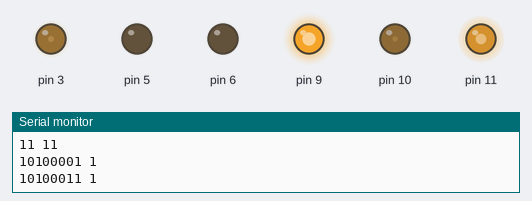
A sketch run on a simulated Arduino Uno, built with avr-gcc and run on an emulated ATmega328P. Parts: output pins drawn as LEDs (lit = HIGH), the last lines printed to the serial monitor. Random numbers use the default seed unless the sketch sets one.

Above: at 0.1 s.
At 5.1 s:
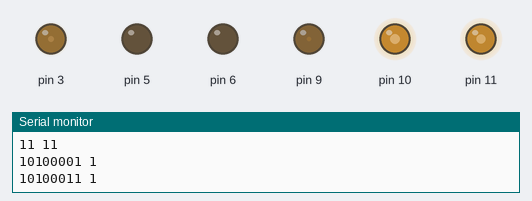
At 9.1 s:
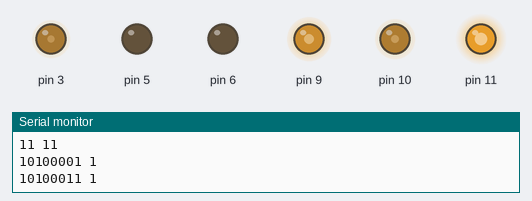
At 19.1 s:
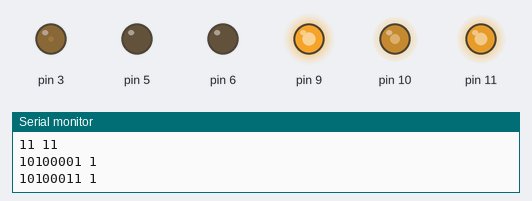
At 28.1 s:
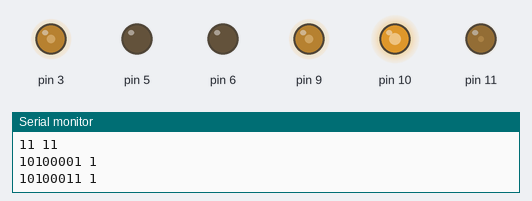
At 38.1 s:
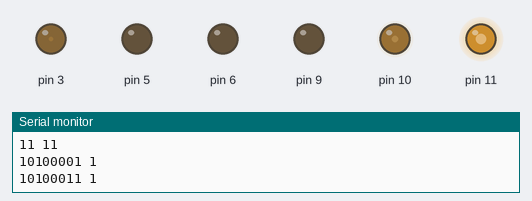
Timing chart, 0 to 40.0 s (numbered marks = the images above):
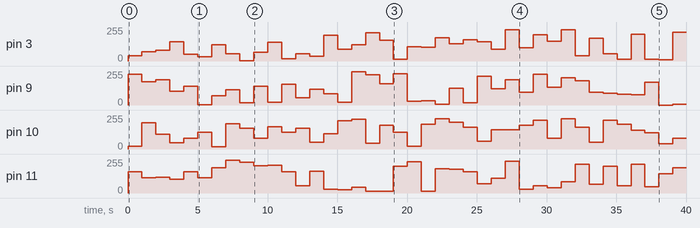

Measured:
- by itself, pin 9: 0/255 → 232/255 at 0.00 s, → 175/255 1.0 s later, → 188/255 1.0 s later, → 102/255 1.0 s later, … (40 changes in this stretch)
- by itself, pin 10: 0/255 → 19/255 at 0.00 s, → 197/255 1.0 s later, → 109/255 1.0 s later, → 47/255 1.0 s later, … (40 changes in this stretch)
- by itself, pin 11: 0/255 → 158/255 at 0.00 s, → 114/255 1.0 s later, → 120/255 1.0 s later, → 102/255 1.0 s later, … (40 changes in this stretch)

The sketch:

dual_pwm_register_manipulation.ino
```cpp
void setup()
{
    Serial.begin(9600);
    pinMode(5,OUTPUT);
    pinMode(6,OUTPUT);
    pinMode(3,OUTPUT);
    pinMode(11,OUTPUT);
    pinMode(9,OUTPUT);
    pinMode(10,OUTPUT);


    /*Prescaler values:
    CSn2  CSn1  CSn0 (n = port 0,1 or 2)
    0     0     1     No Prescaler
    0     1     0     /8
    0     1     1     /64 (arduino default)
    1     0     0     /256
    1     0     1     /1024
    1     1     0     Using external clock on falling edge
    1     1     1     Using external clock on rising edge.

    16000000 Hz/(64*256)=976Hz (fast mode with prescaler 64), so within the audible range.
    16000000 Hz/510)=31372Hz (phase correct pwm mode with no prescaler), outside of the audible range.


    * |TCCR0A                                                     ||TCCR0B                                                    ||
    * |COM0A1 |COM0A0 |COM0B1 |COM0B0 | --- | --- | WGM01 | WGM00 ||FOC0A | FOC0B | --- | --- | WGM02 | CS02  | CS01  | CS00  ||
    */

    //IF possible dont change TCCR0A and TCCR0B as they affect the system clock.
    //TCCR0A = B10100011;  //Setting COM0A1,COM0A0, COM0B1, COM0B0 to 10 and 10 for Clear on compare, set to bottom.
                                              //And the WGM01 and WGM00 bits to 11 for Fast PWM
    //TCCR0B = TCCR0B & B11111000 | B00000011; // Setting the CS00, CS01, and CS02 bits for Prescaler /64
/*
 * Binary (Logic) AND (&) and OR (|)
      B10101010       B10100000
    & B11110000     | B00000011
    -----------     -----------
    = B10100000     = B10100011
*/

    /*======================
    * |TCCR1A                                                     ||TCCR1B                                                      ||
    * |COM1A1 |COM1A0 |COM1B1 |COM1B0 | --- | --- | WGM11 | WGM10 ||ICNC1 | ICES1 | --- | WGM13 | WGM12 | CS12  | CS11  | CS10  ||
    *
    */

    TCCR1A = B10100001;  //Setting COM0A1,COM0A0, COM0B1, COM0B0 to 10 and 10 for Clear on compare set to bottom. And the WGM11 and WGM10 bits to 01 (along with WGM12 and WGM13 set to 00 in TCCR1B) for Phase correct PWM, 8 bit. (32kHz)
//                v- set to 1 for 8 bit Fast PWM (64kHz)
    TCCR1B = B00000001; // Setting the WGM12 and WGM13 to 00 (see comments for TCCR1A above), and CS00, CS01, and CS02 bits for Prescaler /1 (001)

    /*======================
    * |TCCR2A                                                     ||TCCR2B                                                    ||
    * |COM2A1 |COM2A0 |COM2B1 |COM2B0 | --- | --- | WGM21 | WGM20 ||FOC2A | FOC2B | --- | --- | WGM22 | CS22  | CS21  | CS20  ||
    *
    */
    TCCR2A = B10100011;  //Setting COM0A1,COM0A0, COM0B1, COM0B0 to 10 and 10 for Clear on compare set to bottom.
                                              //And the WGM01 and WGM00 bits to 11
    TCCR2B = TCCR2B & B11111000 | B00000001; // Setting the CS00, CS01, and CS02 bits for Prescaler /1 (001)
}
void loop()
 {
    Serial.print(TCCR0A, BIN);
    Serial.print(" ");
    Serial.println(TCCR0B, BIN);
    Serial.print(TCCR1A, BIN);
    Serial.print(" ");
    Serial.println(TCCR1B, BIN);
    Serial.print(TCCR2A, BIN);
    Serial.print(" ");
    Serial.println(TCCR2B, BIN);

    //using AnalogWrite
    //analogWrite(6,random(0,255));
    //analogWrite(5,random(0,255));

    //analogWrite(9,random(0,255));
    //analogWrite(10,random(0,255));

    //analogWrite(11,random(0,255));
    //analogWrite(3,random(0,255));

    //using Output Compare Registers direct manipulation
    //Again dont use these pins like this use analogWrite if possible,
    //OCR0A=random(0,255); //Pin 6
    //OCR0B=random(0,255); //Pin 5

    OCR1A=random(0,255); //Pin 9
    OCR1B=random(0,255); //Pin 10

    OCR2A=random(0,255); //Pin 11
    OCR2B=random(0,255); //Pin 3

    delay(1000);
}
```
